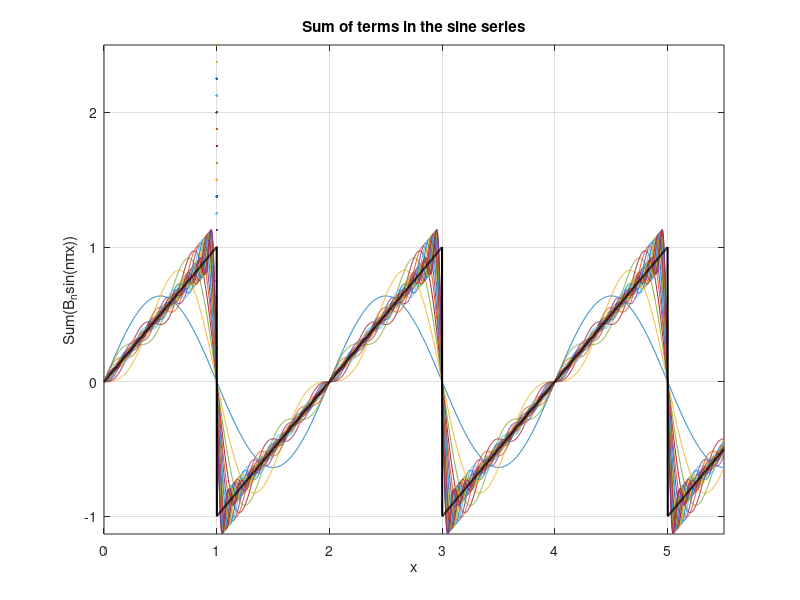

This chart was generated by the following MATLAB code:
clear;
clc;
close all;


x = linspace(0, 5.5, 3000);  % Create 3000 points on the interval [0, 5.5]
Const = -2/pi;               % Constant factor in the expression for B_n
Sn = 0;                      % Initialize vector sum series to zero

for n = 1 : 20                     % we can see the sum of terms with changing the N to 1,5,10,20 - right now in code N = 20 
    Const = -Const;                % Efficient way to implement alternating sign
    Bn = Const/n;                  % Coefficients inversely proportional to n
    Fn = Bn * sin(n*pi*x);         % Calculate Fourier term
    Sn = Sn + Fn;                  % Add the term to Fourier sum
    plot(x, Sn,LineWidth= n/8);    % Plot the fourier sum
    hold on;
end

xlabel('x'); 
ylabel('Sum(B_nsin(n\pix))');
title('Sum of terms in the sine series');
plot(x, mod(x+1,2)-1,  'k-', 'linewidth', 1.5) % Tricky part of the code: generate saw-tooth wave
grid on
axis tight

